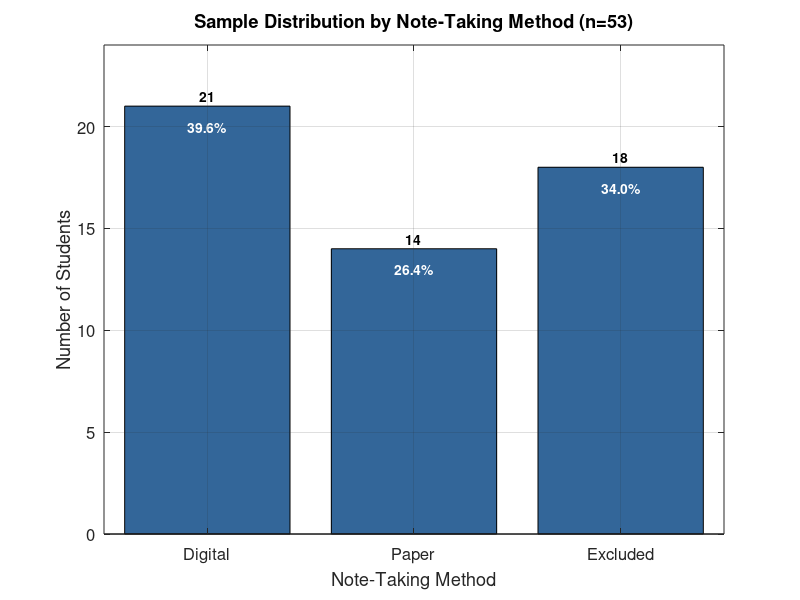

Here is the MATLAB script that generated this plot:
% Graph 1: Sample Distribution by Note-Taking Method
clear; clc;

% Data
methods = {'Digital', 'Paper', 'Excluded'};
counts = [21, 14, 18];  % 53 total - 35 analyzed = 18 excluded

% Create bar chart
figure(1);
bar(counts, 'FaceColor', [0.2 0.4 0.6]);
set(gca, 'XTickLabel', methods);
xlabel('Note-Taking Method');
ylabel('Number of Students');
title('Sample Distribution by Note-Taking Method (n=53)');
grid on;

% Add value labels on bars
for i = 1:length(counts)
    text(i, counts(i) + 0.5, num2str(counts(i)), ...
         'HorizontalAlignment', 'center', 'FontWeight', 'bold');
end

% Add percentage labels
total = sum(counts);
for i = 1:length(counts)
    pct = (counts(i)/total) * 100;
    text(i, counts(i) - 1, sprintf('%.1f%%', pct), ...
         'HorizontalAlignment', 'center', 'Color', 'white', 'FontWeight', 'bold');
end

ylim([0 max(counts) + 3]);
set(gca, 'FontSize', 12);

% Save the figure
print('sample_distribution.png', '-dpng', '-r300');
